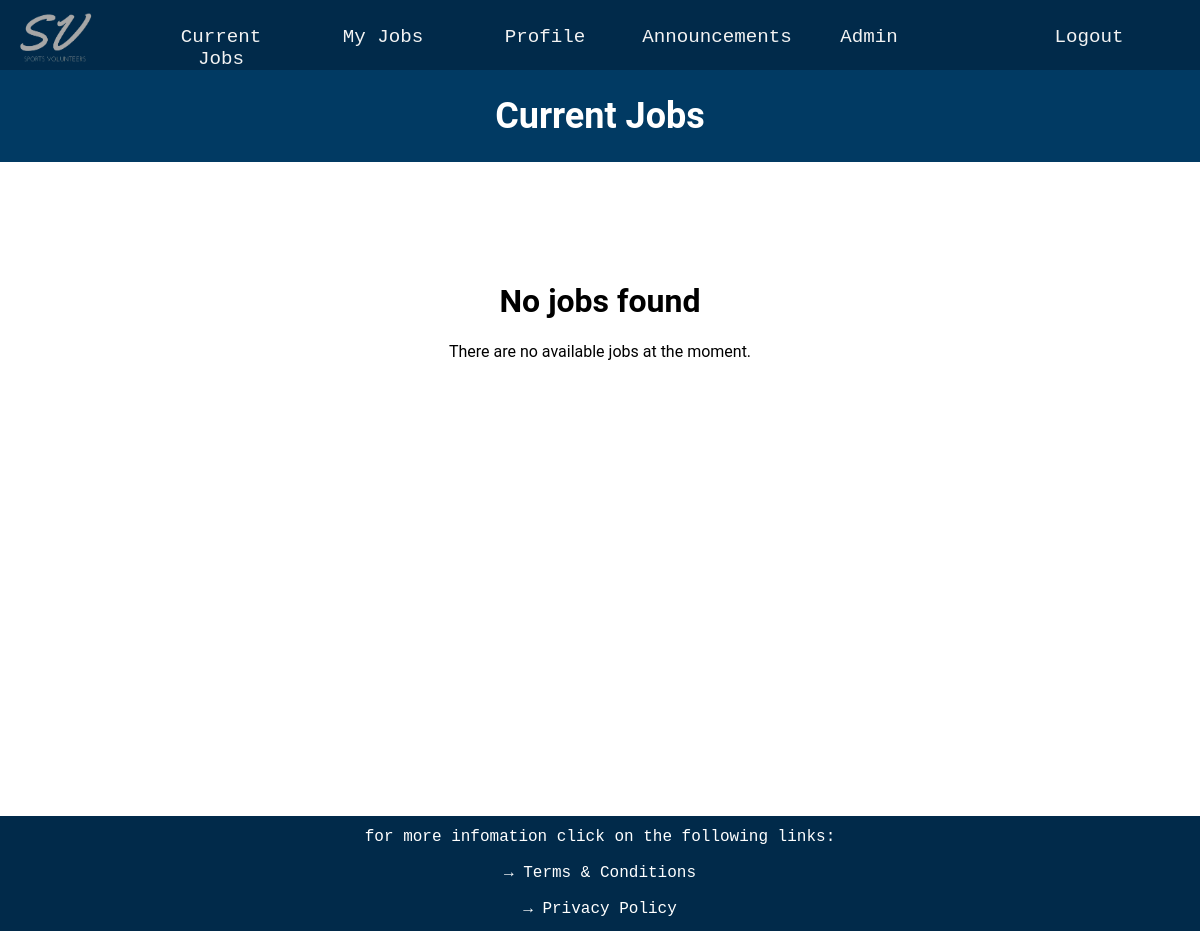
The app's page /current_jobs (signed in), older data.
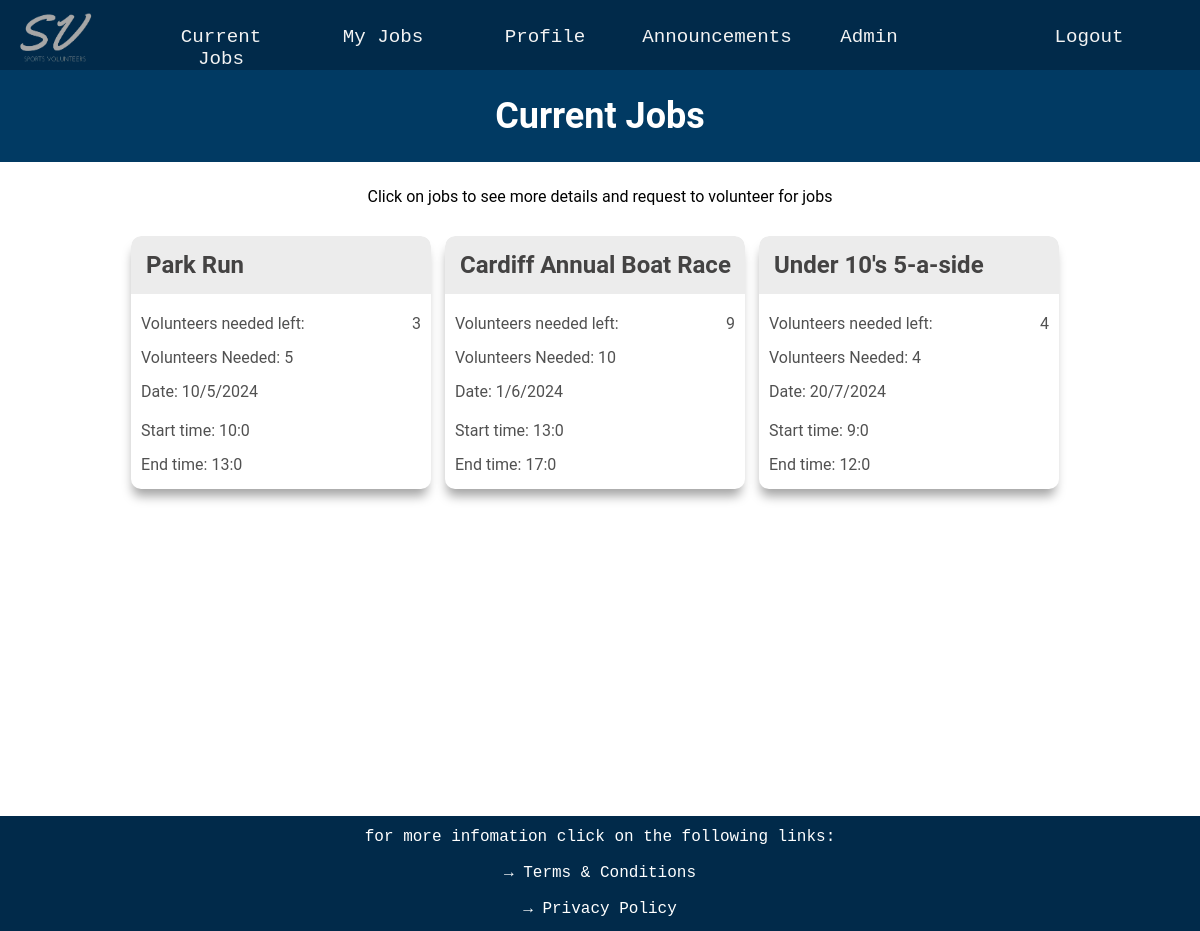
The same page, newer data.
### website/databases.py (models this page shows, shortened)
class Jobs(UserMixin, db.Model):
    __tablename__ = 'jobs'
    job_id = db.Column(db.Integer, primary_key=True)
    job_name = db.Column(db.String(20))
    volunteers_needed = db.Column(db.Integer)
    volunteers_needed_left = db.Column(db.Integer)
    start_time = db.Column(db.String(20))
    end_time = db.Column(db.String(20))
    date = db.Column(db.String(20))
    job_description = db.Column(db.String(300))
    job_qualifications = db.relationship('Qualification', secondary=job_requirements,
                                         backref=db.backref('required_for_jobs', lazy='subquery'))

### website/routes.py (the view)
@app.route('/current_jobs', methods=['GET', 'POST'])
def current_jobs():
    jobs = Jobs.query.all()
    current_user_id = current_user.get_id()
    user = User.query.get(current_user_id)
    user_qualifications_ids = {q.qualifications_id for q in user.qualifications}
    qualified_jobs_ids = []
    for job in jobs:
        job_requirement_ids = {qr.qualifications_id for qr in job.job_qualifications}
        if job_requirement_ids.issubset(user_qualifications_ids):
            qualified_jobs_ids.append(job.job_id)
    assigned_job_ids = []
    assigned_jobs = UserJobLink.query.filter_by(user_id=current_user_id).all()
    for assigned_job in assigned_jobs:
        assigned_job_ids.append(assigned_job.job_id)
    requested_job_ids = []
    requested_jobs = Requests.query.filter_by(user_id=current_user_id).all()
    for requested in requested_jobs:
        requested_job_ids.append(requested.job_id)
    if 'job_id_request' in request.form:
        job_id_request = request.form['job_id_request']
        new_request = Requests(user_id=current_user_id, job_id=job_id_request)
        db.session.add(new_request)
        db.session.commit()
        return redirect(url_for('current_jobs'))
    return render_template('current_jobs.html', jobs=jobs, qualified_jobs_ids=qualified_jobs_ids,
                           requested_job_ids=requested_job_ids, assigned_job_ids=assigned_job_ids, prescription_level = prescription_level)

### website/databases.py (called while the page is built)
    def get_id(self):
        return str(self.user_id)

### website/routes.py (called while the page is built)
@lm.user_loader
def load_user(user_id):
    return User.query.get(int(user_id))

### website/templates/current_jobs.html (shortened to what this page needs)
{% extends "layout.html" %}
{% block page_content %}
<div class="timetable-title-box">
    <h1 class='timetable-title'>Current Jobs</h1>
</div>
{% if jobs %}
<p class="timetable-guide">Click on jobs to see more details and request to volunteer for jobs</p>
<div class="timetable-boxes">
    {% for job in jobs %}
    <div class="job-content">
        <element class='popup_element' onclick="togglePopup('{{ job.job_id }}')">
            <div class="job-box">
                <div class="job-name-box">
                    <div class="job-name"><b>{{ job.job_name }}</b></div>
                </div>
                <div>Volunteers needed left: <span>{{ job.volunteers_needed_left }}</span></div>
                <div>Volunteers Needed: <span>{{ job.volunteers_needed }}</span></div>
                <div>Date: <span>{{ job.date }}</span></div>
                <div>Start time: <span>{{ job.start_time }}</span></div>
                <div>End time: <span>{{ job.end_time }}</span></div>
            </div>
        </element>
    </div>
    {% endfor %}
</div>
{% else %}
<div class="no-jobs">
    <h1>No jobs found</h1>
    <p>There are no available jobs at the moment.</p>
</div>
{% endif %}
{% endblock %}

Row changes from the older to the newer data that the page shows:
added Jobs: job_name "Park Run", volunteers_needed_left "3", volunteers_needed "5", date "10/5/2024", start_time "10:0", end_time "13:0"
added Jobs: job_name "Cardiff Annual Boat Race", volunteers_needed_left "9", volunteers_needed "10", date "1/6/2024", start_time "13:0", end_time "17:0"
added Jobs: job_name "Under 10's 5-a-side", volunteers_needed_left "4", volunteers_needed "4", date "20/7/2024", start_time "9:0", end_time "12:0"
Text that changed along with them:
text no longer shown: "No jobs found There are no available jobs at the moment."
text now shown: "Click on jobs to see more details and request to volunteer for jobs"
